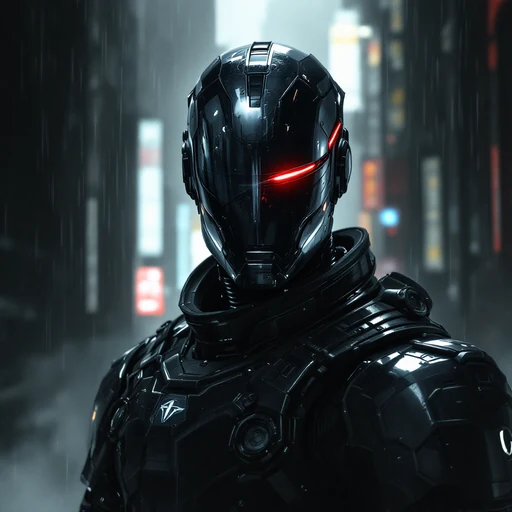
#> input picture assets/art/boss-halcyon.webp, 512 x 512 px
$ python fit.py ../assets/art/boss-halcyon.webp ../assets/art/boss-lotus.webp 5
#> lines starting #> are read from the running program, lines starting #| are printed output that depends on the picture
#> in main, opened is the input picture: PIL image 512x512 RGB; mean R, G, B 47.9, 57, 60.2
#!/usr/bin/env python3
"""Shrink a generated picture to the size the game draws it at.

    fit.py <in.png> <out.webp> <pixels>

Run with ../assetgen's interpreter, which is where Pillow lives -- see
scripts/assets.sh. The longest side is scaled to <pixels>, after any black
letterbox bars are trimmed, so a wide banner stays wide.

assetgen's library keeps the full-size original and the prompt that made it,
so the repository only needs the picture at the size it is shown. Lossy WebP
at quality 88 is invisible on a painted image at that size and about a
twentieth of a PNG; Godot decodes it from bytes (Image.LoadWebpFromBuffer).
"""

import sys

from PIL import Image

QUALITY = 88

# A row whose brightest pixel is below this counts as letterbox. Asked for
# 16:9, flux-1.1-pro tends to paint black bars top and bottom however the
# prompt pleads, so they are cut rather than argued with.
BAR_LEVEL = 14


def trim_bars(image: Image.Image) -> Image.Image:
    grey = image.convert("L")
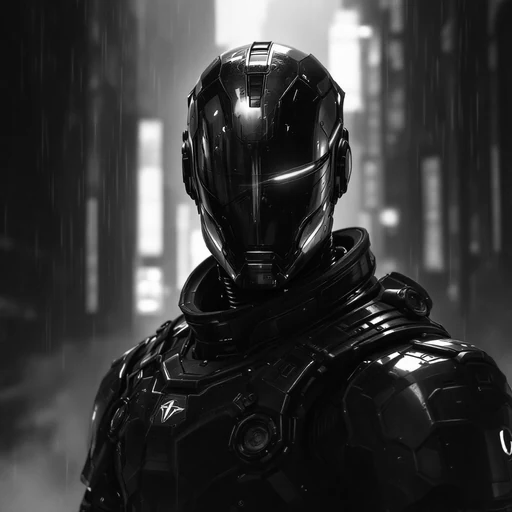
#> grey: PIL image 512x512 L; min 0, max 255, mean 54.7
    width, height = grey.size
#> width = 512; height = 512
    def dark(y: int) -> bool:
        return grey.crop((0, y, width, y + 1)).getextrema()[1] < BAR_LEVEL
    top, bottom = 0, height
#> top = 0; bottom = 512
    while top < height // 4 and dark(top):
        top += 1
#> after the loop, top = 0
    while bottom > height - height // 4 and dark(bottom - 1):
        bottom -= 1
#> this loop made 0 passes
#> after the loop, bottom = 512
    return image.crop((0, top, width, bottom)) if top or bottom < height else image


def main() -> int:
    if len(sys.argv) != 4:
        print("usage: fit.py <in.png> <out.webp> <pixels>", file=sys.stderr)
        return 2
    source, target, pixels = sys.argv[1], sys.argv[2], int(sys.argv[3])
    with Image.open(source) as opened:
        image = trim_bars(opened.convert("RGB"))
        width, height = image.size
#> width = 512; height = 512
        scale = pixels / float(max(width, height))
#> scale = 0.00977
        size = (max(1, round(width * scale)), max(1, round(height * scale)))
#> size = (5, 5)
        image.resize(size, Image.LANCZOS).save(target, "WEBP", quality=QUALITY, method=6)
    return 0


if __name__ == "__main__":
    sys.exit(main())
#> (the program exits here)

$ run again, on assets/art/boss-vipers.webp
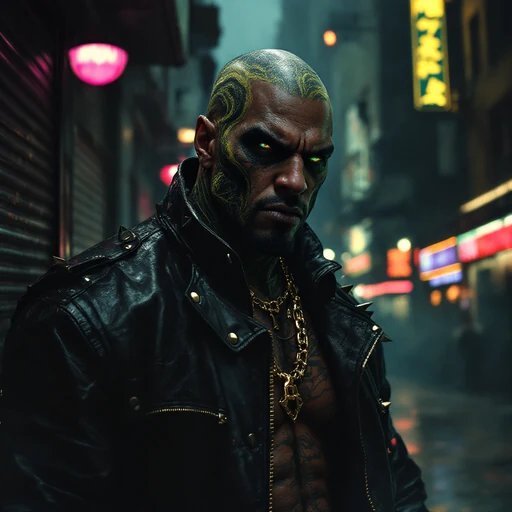
#> input picture assets/art/boss-vipers.webp, 512 x 512 px
#> in main, opened is the input picture: PIL image 512x512 RGB; mean R, G, B 39.2, 44.1, 41
#> in trim_bars, `grey = image.convert("L")`:
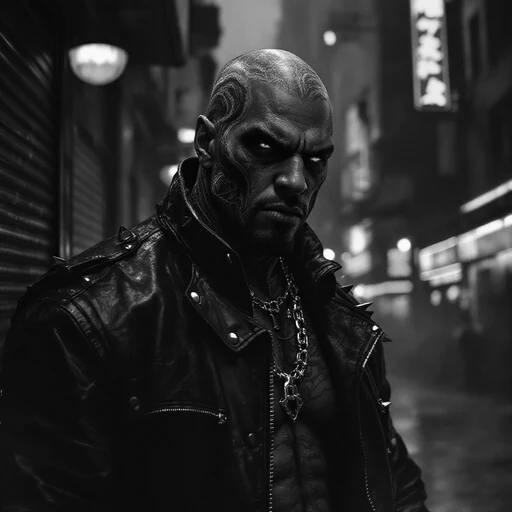
#> grey: PIL image 512x512 L; min 0, max 254, mean 42.3
#> after the loop in trim_bars, `while bottom > height - height // 4 and dark(bottom - 1):`: bottom = 512

$ run again, on assets/art/caller-ilse.webp
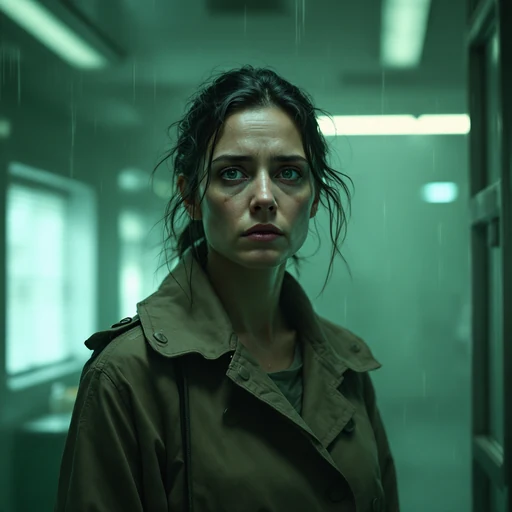
#> input picture assets/art/caller-ilse.webp, 512 x 512 px
#> in main, opened is the input picture: PIL image 512x512 RGB; mean R, G, B 58.1, 98, 79.4
#> in trim_bars, `grey = image.convert("L")`:
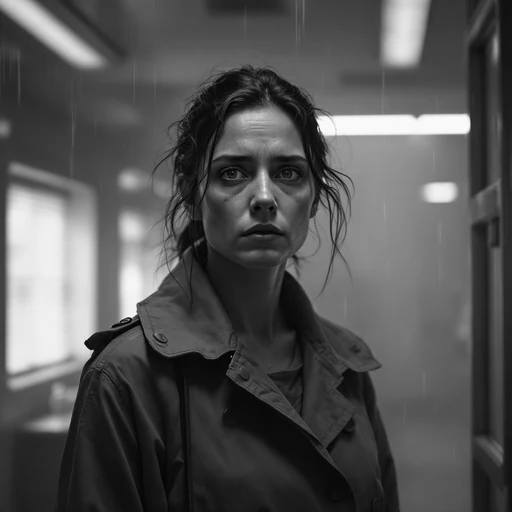
#> grey: PIL image 512x512 L; min 0, max 253, mean 83.9
#> after the loop in trim_bars, `while bottom > height - height // 4 and dark(bottom - 1):`: bottom = 512

$ run again, on assets/art/caller-kade.webp
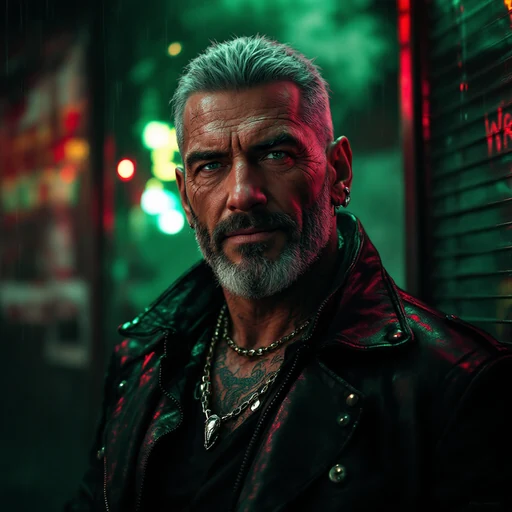
#> input picture assets/art/caller-kade.webp, 512 x 512 px
#> in main, opened is the input picture: PIL image 512x512 RGB; mean R, G, B 31.5, 41.5, 32.1
#> in trim_bars, `grey = image.convert("L")`:
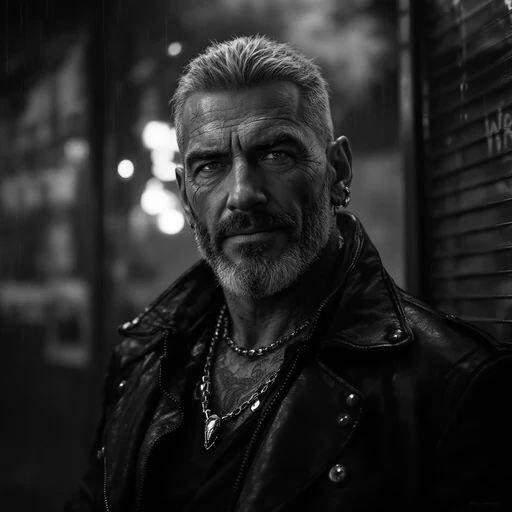
#> grey: PIL image 512x512 L; min 0, max 255, mean 37.5
#> after the loop in trim_bars, `while bottom > height - height // 4 and dark(bottom - 1):`: bottom = 512
